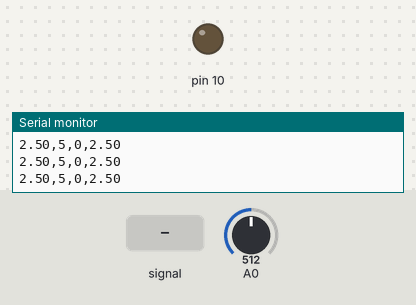
Bench run of a sketch on a simulated Arduino Uno, built with avr-gcc and run on an emulated ATmega328P. Parts: output pins drawn as LEDs (lit = HIGH), the last lines printed to the serial monitor. Inputs (shaded band) come from the test bench; at power-on: A0 = 512.

Above: at 1.2 s.
1.3 s: A0 fed a 2 Hz sine of ±306 counts around its level
At 1.5 s:
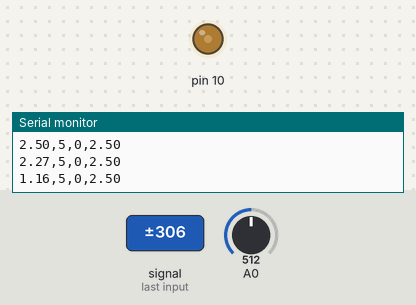
At 2.23 s:
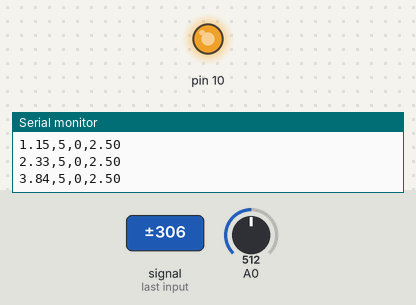
4.3 s: A0 set to 716
At 4.76 s:
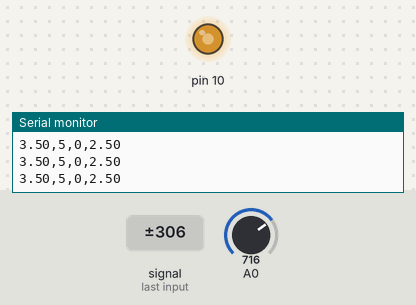
7.3 s: A0 fed a 200 Hz sine of ±255 counts around its level
10.3 s: A0 set to 900
Timing chart, 0 to 14.3 s (numbered marks = the images above; inputs shaded):
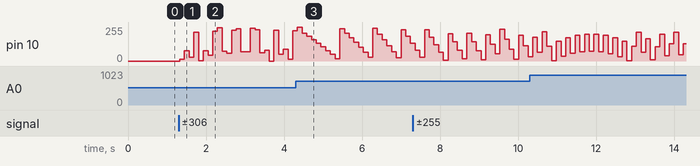

Measured:
- after the input at 1.3 s, pin 10: 0/255 → 12/255 at once, → 77/255 0.12 s later, → 27/255 0.12 s later, → 216/255 0.12 s later, … (25 changes in this stretch)

The sketch:

inverted_pendulum.ino
```cpp
const float Target = 2.5;
const float Kp = 20;
const float Ki = 10;
const float Kd = 4;

float x; //測定結果
float dt; //微小時間
float pretime; //1つ前の時間
float P, I, D, preP;
uint8_t duty; //コントロール値0～255
int up = 5; //横軸作成用
int down = 0; //横軸作成用

void setup() {
  Serial.begin(9600);
  pinMode(10, OUTPUT);
}

void loop() {
  analogWrite(10,duty);

  for(int i = 0;i < 1000;i++){
    x += analogRead(A0);
  }

  x = 5*x/1000/1023;

  dt = (micros() - pretime)/1000000;
  pretime = micros();
  P = Target - x;
  I += P*dt;
  D = (P - preP)/dt;
  preP = P;

  duty += Kp*P + Ki*I + Kd*D;

  Serial.print(x);
  Serial.print(",");
  Serial.print(up);
  Serial.print(",");
  Serial.print(down);
  Serial.print(",");
  Serial.print(Target);
  Serial.print("\n");
}
```
